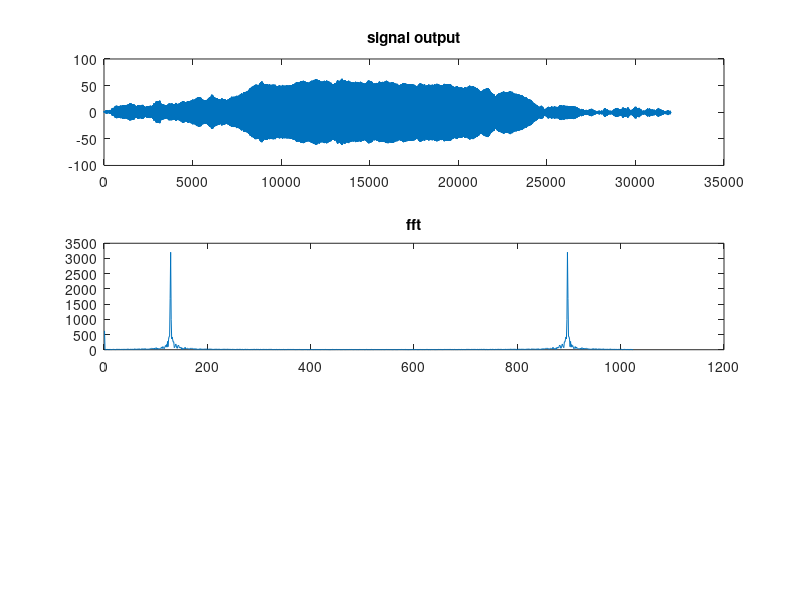

Source code (MATLAB):

n = linspace(0,32000,16000);
noise = rand(size(n));
signal = sin(2*pi*1000*n);
y = conv(signal, noise);


figure()
subplot(3,1,1)
plot(y)
title('signal output')
subplot(3,1,2)
plot(abs(fft(y, 1024)))
title('fft')